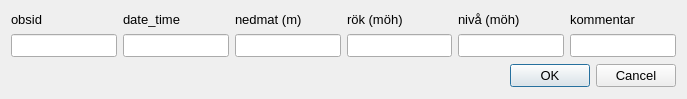
<?xml version="1.0" encoding="UTF-8"?>
<ui version="4.0">
 <class>TheDialog</class>
 <widget class="QDialog" name="the_dialog">
  <property name="windowModality">
   <enum>Qt::ApplicationModal</enum>
  </property>
  <property name="geometry">
   <rect>
    <x>0</x>
    <y>0</y>
    <width>687</width>
    <height>99</height>
   </rect>
  </property>
  <property name="sizePolicy">
   <sizepolicy hsizetype="Preferred" vsizetype="Preferred">
    <horstretch>0</horstretch>
    <verstretch>0</verstretch>
   </sizepolicy>
  </property>
  <property name="minimumSize">
   <size>
    <width>600</width>
    <height>0</height>
   </size>
  </property>
  <property name="maximumSize">
   <size>
    <width>16777215</width>
    <height>99</height>
   </size>
  </property>
  <property name="windowTitle">
   <string>Dialog</string>
  </property>
  <layout class="QGridLayout" name="grid_layout">
   <item row="0" column="0">
    <widget class="QLabel" name="label">
     <property name="sizePolicy">
      <sizepolicy hsizetype="Preferred" vsizetype="Fixed">
       <horstretch>0</horstretch>
       <verstretch>0</verstretch>
      </sizepolicy>
     </property>
     <property name="minimumSize">
      <size>
       <width>0</width>
       <height>0</height>
      </size>
     </property>
     <property name="maximumSize">
      <size>
       <width>70</width>
       <height>16777215</height>
      </size>
     </property>
     <property name="font">
      <font>
       <family>Arial</family>
       <pointsize>10</pointsize>
      </font>
     </property>
     <property name="text">
      <string>obsid</string>
     </property>
     <property name="alignment">
      <set>Qt::AlignLeading|Qt::AlignLeft|Qt::AlignVCenter</set>
     </property>
    </widget>
   </item>
   <item row="0" column="1">
    <widget class="QLabel" name="label_2">
     <property name="sizePolicy">
      <sizepolicy hsizetype="Preferred" vsizetype="Fixed">
       <horstretch>0</horstretch>
       <verstretch>0</verstretch>
      </sizepolicy>
     </property>
     <property name="minimumSize">
      <size>
       <width>0</width>
       <height>0</height>
      </size>
     </property>
     <property name="maximumSize">
      <size>
       <width>3000</width>
       <height>16777215</height>
      </size>
     </property>
     <property name="font">
      <font>
       <family>Arial</family>
       <pointsize>10</pointsize>
      </font>
     </property>
     <property name="text">
      <string>date_time</string>
     </property>
     <property name="alignment">
      <set>Qt::AlignLeading|Qt::AlignLeft|Qt::AlignVCenter</set>
     </property>
    </widget>
   </item>
   <item row="0" column="2">
    <widget class="QLabel" name="label_5">
     <property name="sizePolicy">
      <sizepolicy hsizetype="Preferred" vsizetype="Fixed">
       <horstretch>0</horstretch>
       <verstretch>0</verstretch>
      </sizepolicy>
     </property>
     <property name="minimumSize">
      <size>
       <width>0</width>
       <height>0</height>
      </size>
     </property>
     <property name="maximumSize">
      <size>
       <width>16777215</width>
       <height>16777215</height>
      </size>
     </property>
     <property name="font">
      <font>
       <family>Arial</family>
       <pointsize>10</pointsize>
      </font>
     </property>
     <property name="text">
      <string>nedmat (m)</string>
     </property>
     <property name="alignment">
      <set>Qt::AlignLeading|Qt::AlignLeft|Qt::AlignVCenter</set>
     </property>
    </widget>
   </item>
   <item row="0" column="3">
    <widget class="QLabel" name="label_7">
     <property name="sizePolicy">
      <sizepolicy hsizetype="Preferred" vsizetype="Fixed">
       <horstretch>0</horstretch>
       <verstretch>0</verstretch>
      </sizepolicy>
     </property>
     <property name="minimumSize">
      <size>
       <width>0</width>
       <height>0</height>
      </size>
     </property>
     <property name="maximumSize">
      <size>
       <width>100</width>
       <height>16777215</height>
      </size>
     </property>
     <property name="font">
      <font>
       <family>Arial</family>
       <pointsize>10</pointsize>
      </font>
     </property>
     <property name="text">
      <string>rök (möh)</string>
     </property>
     <property name="alignment">
      <set>Qt::AlignLeading|Qt::AlignLeft|Qt::AlignVCenter</set>
     </property>
    </widget>
   </item>
   <item row="0" column="4">
    <widget class="QLabel" name="label_9">
     <property name="sizePolicy">
      <sizepolicy hsizetype="Preferred" vsizetype="Fixed">
       <horstretch>0</horstretch>
       <verstretch>0</verstretch>
      </sizepolicy>
     </property>
     <property name="minimumSize">
      <size>
       <width>0</width>
       <height>0</height>
      </size>
     </property>
     <property name="maximumSize">
      <size>
       <width>100</width>
       <height>16777215</height>
      </size>
     </property>
     <property name="font">
      <font>
       <family>Arial</family>
       <pointsize>10</pointsize>
      </font>
     </property>
     <property name="text">
      <string>nivå (möh)</string>
     </property>
     <property name="alignment">
      <set>Qt::AlignLeading|Qt::AlignLeft|Qt::AlignVCenter</set>
     </property>
    </widget>
   </item>
   <item row="0" column="5">
    <widget class="QLabel" name="label_11">
     <property name="sizePolicy">
      <sizepolicy hsizetype="Preferred" vsizetype="Fixed">
       <horstretch>0</horstretch>
       <verstretch>0</verstretch>
      </sizepolicy>
     </property>
     <property name="minimumSize">
      <size>
       <width>0</width>
       <height>0</height>
      </size>
     </property>
     <property name="font">
      <font>
       <family>Arial</family>
       <pointsize>10</pointsize>
      </font>
     </property>
     <property name="text">
      <string>kommentar</string>
     </property>
     <property name="alignment">
      <set>Qt::AlignLeading|Qt::AlignLeft|Qt::AlignVCenter</set>
     </property>
    </widget>
   </item>
   <item row="1" column="0">
    <widget class="QLineEdit" name="obsid">
     <property name="sizePolicy">
      <sizepolicy hsizetype="Preferred" vsizetype="Fixed">
       <horstretch>0</horstretch>
       <verstretch>0</verstretch>
      </sizepolicy>
     </property>
     <property name="minimumSize">
      <size>
       <width>0</width>
       <height>0</height>
      </size>
     </property>
     <property name="font">
      <font>
       <family>Arial</family>
       <pointsize>10</pointsize>
      </font>
     </property>
     <property name="toolTip">
      <string>måste finnas i obs_points.obsid</string>
     </property>
    </widget>
   </item>
   <item row="1" column="1">
    <widget class="QLineEdit" name="date_time">
     <property name="sizePolicy">
      <sizepolicy hsizetype="Expanding" vsizetype="Fixed">
       <horstretch>0</horstretch>
       <verstretch>0</verstretch>
      </sizepolicy>
     </property>
     <property name="minimumSize">
      <size>
       <width>0</width>
       <height>0</height>
      </size>
     </property>
     <property name="maximumSize">
      <size>
       <width>16777215</width>
       <height>16777215</height>
      </size>
     </property>
     <property name="font">
      <font>
       <family>Arial</family>
       <pointsize>10</pointsize>
      </font>
     </property>
     <property name="toolTip">
      <string>åååå-mm-dd hh:mm(:ss) 
(ej tom el null)</string>
     </property>
    </widget>
   </item>
   <item row="1" column="2">
    <widget class="QLineEdit" name="meas">
     <property name="sizePolicy">
      <sizepolicy hsizetype="Preferred" vsizetype="Fixed">
       <horstretch>0</horstretch>
       <verstretch>0</verstretch>
      </sizepolicy>
     </property>
     <property name="minimumSize">
      <size>
       <width>0</width>
       <height>0</height>
      </size>
     </property>
     <property name="maximumSize">
      <size>
       <width>16777215</width>
       <height>16777215</height>
      </size>
     </property>
     <property name="font">
      <font>
       <family>Arial</family>
       <pointsize>10</pointsize>
      </font>
     </property>
     <property name="toolTip">
      <string>Avstånd fr rök (eller motsvarandde) t vy (m)</string>
     </property>
    </widget>
   </item>
   <item row="1" column="3">
    <widget class="QLineEdit" name="h_toc">
     <property name="sizePolicy">
      <sizepolicy hsizetype="Preferred" vsizetype="Fixed">
       <horstretch>0</horstretch>
       <verstretch>0</verstretch>
      </sizepolicy>
     </property>
     <property name="minimumSize">
      <size>
       <width>0</width>
       <height>0</height>
      </size>
     </property>
     <property name="maximumSize">
      <size>
       <width>16777215</width>
       <height>16777215</height>
      </size>
     </property>
     <property name="font">
      <font>
       <family>Arial</family>
       <pointsize>10</pointsize>
      </font>
     </property>
     <property name="toolTip">
      <string>&lt;!DOCTYPE HTML PUBLIC &quot;-//W3C//DTD HTML 4.0//EN&quot; &quot;http://www.w3.org/TR/REC-html40/strict.dtd&quot;&gt;
&lt;html&gt;&lt;head&gt;&lt;meta name=&quot;qrichtext&quot; content=&quot;1&quot; /&gt;&lt;style type=&quot;text/css&quot;&gt;
p, li { white-space: pre-wrap; }
&lt;/style&gt;&lt;/head&gt;&lt;body style=&quot; font-family:'MS Shell Dlg 2'; font-size:8.25pt; font-weight:400; font-style:normal;&quot;&gt;
&lt;p style=&quot; margin-top:0px; margin-bottom:0px; margin-left:0px; margin-right:0px; -qt-block-indent:0; text-indent:0px;&quot;&gt;&lt;span style=&quot; font-size:8pt;&quot;&gt;Mätpunktens (vanligen rök, dvs obs_points.h_toc) nivå &lt;/span&gt;&lt;/p&gt;
&lt;p style=&quot; margin-top:0px; margin-bottom:0px; margin-left:0px; margin-right:0px; -qt-block-indent:0; text-indent:0px;&quot;&gt;&lt;span style=&quot; font-size:8pt;&quot;&gt;vid mättillfället (möh i höjdsystem enl obs_points.h_syst)&lt;/span&gt;&lt;/p&gt;
&lt;p style=&quot;-qt-paragraph-type:empty; margin-top:0px; margin-bottom:0px; margin-left:0px; margin-right:0px; -qt-block-indent:0; text-indent:0px; font-size:8pt;&quot;&gt;&lt;/p&gt;
&lt;p style=&quot; margin-top:0px; margin-bottom:0px; margin-left:0px; margin-right:0px; -qt-block-indent:0; text-indent:0px;&quot;&gt;&lt;span style=&quot; font-size:8pt; font-weight:600;&quot;&gt;Notera!&lt;/span&gt;&lt;span style=&quot; font-size:8pt;&quot;&gt; &lt;/span&gt;&lt;/p&gt;
&lt;p style=&quot; margin-top:0px; margin-bottom:0px; margin-left:0px; margin-right:0px; -qt-block-indent:0; text-indent:0px;&quot;&gt;&lt;span style=&quot; font-size:8pt;&quot;&gt;Detta värde kan kopieras automatiskt från &amp;quot;rök&amp;quot; i tabellen obs_points.&lt;/span&gt;&lt;/p&gt;
&lt;p style=&quot; margin-top:0px; margin-bottom:0px; margin-left:0px; margin-right:0px; -qt-block-indent:0; text-indent:0px;&quot;&gt;&lt;span style=&quot; font-size:8pt;&quot;&gt;Efter att du matat in obsid, date_time och  nedmat, stäng denna dialog&lt;/span&gt;&lt;/p&gt;
&lt;p style=&quot; margin-top:0px; margin-bottom:0px; margin-left:0px; margin-right:0px; -qt-block-indent:0; text-indent:0px;&quot;&gt;&lt;span style=&quot; font-size:8pt;&quot;&gt;och välj: &lt;/span&gt;&lt;span style=&quot; font-size:8pt; font-style:italic;&quot;&gt;Midvatten - Edit Data - calculate w level...&lt;/span&gt;&lt;/p&gt;&lt;/body&gt;&lt;/html&gt;</string>
     </property>
    </widget>
   </item>
   <item row="1" column="4">
    <widget class="QLineEdit" name="level_masl">
     <property name="sizePolicy">
      <sizepolicy hsizetype="Preferred" vsizetype="Fixed">
       <horstretch>0</horstretch>
       <verstretch>0</verstretch>
      </sizepolicy>
     </property>
     <property name="minimumSize">
      <size>
       <width>0</width>
       <height>0</height>
      </size>
     </property>
     <property name="maximumSize">
      <size>
       <width>16777215</width>
       <height>16777215</height>
      </size>
     </property>
     <property name="font">
      <font>
       <family>Arial</family>
       <pointsize>10</pointsize>
      </font>
     </property>
     <property name="toolTip">
      <string>&lt;!DOCTYPE HTML PUBLIC &quot;-//W3C//DTD HTML 4.0//EN&quot; &quot;http://www.w3.org/TR/REC-html40/strict.dtd&quot;&gt;
&lt;html&gt;&lt;head&gt;&lt;meta name=&quot;qrichtext&quot; content=&quot;1&quot; /&gt;&lt;style type=&quot;text/css&quot;&gt;
p, li { white-space: pre-wrap; }
&lt;/style&gt;&lt;/head&gt;&lt;body style=&quot; font-family:'MS Shell Dlg 2'; font-size:8.25pt; font-weight:400; font-style:normal;&quot;&gt;
&lt;p style=&quot; margin-top:0px; margin-bottom:0px; margin-left:0px; margin-right:0px; -qt-block-indent:0; text-indent:0px;&quot;&gt;&lt;span style=&quot; font-size:8pt;&quot;&gt;Vattenytans nivå, möh (ej tom el null)&lt;/span&gt;&lt;/p&gt;
&lt;p style=&quot; margin-top:0px; margin-bottom:0px; margin-left:0px; margin-right:0px; -qt-block-indent:0; text-indent:0px;&quot;&gt;&lt;span style=&quot; font-size:8pt;&quot;&gt;i höjdsystem enl obs_points.h_syst&lt;/span&gt;&lt;/p&gt;
&lt;p style=&quot;-qt-paragraph-type:empty; margin-top:0px; margin-bottom:0px; margin-left:0px; margin-right:0px; -qt-block-indent:0; text-indent:0px; font-size:8pt;&quot;&gt;&lt;/p&gt;
&lt;p style=&quot; margin-top:0px; margin-bottom:0px; margin-left:0px; margin-right:0px; -qt-block-indent:0; text-indent:0px;&quot;&gt;&lt;span style=&quot; font-size:8pt; font-weight:600;&quot;&gt;Notera!&lt;/span&gt;&lt;span style=&quot; font-size:8pt;&quot;&gt; &lt;/span&gt;&lt;/p&gt;
&lt;p style=&quot; margin-top:0px; margin-bottom:0px; margin-left:0px; margin-right:0px; -qt-block-indent:0; text-indent:0px;&quot;&gt;&lt;span style=&quot; font-size:8pt;&quot;&gt;Detta värde kan beräknas automatiskt från &amp;quot;rök&amp;quot; i tabellen obs_points.&lt;/span&gt;&lt;/p&gt;
&lt;p style=&quot; margin-top:0px; margin-bottom:0px; margin-left:0px; margin-right:0px; -qt-block-indent:0; text-indent:0px;&quot;&gt;&lt;span style=&quot; font-size:8pt;&quot;&gt;Efter att du matat in obsid, date_time och  nedmat, stäng denna dialog&lt;/span&gt;&lt;/p&gt;
&lt;p style=&quot; margin-top:0px; margin-bottom:0px; margin-left:0px; margin-right:0px; -qt-block-indent:0; text-indent:0px;&quot;&gt;&lt;span style=&quot; font-size:8pt;&quot;&gt;och välj: &lt;/span&gt;&lt;span style=&quot; font-size:8pt; font-style:italic;&quot;&gt;Midvatten - Edit Data - calculate w level...&lt;/span&gt;&lt;/p&gt;&lt;/body&gt;&lt;/html&gt;</string>
     </property>
    </widget>
   </item>
   <item row="1" column="5">
    <widget class="QLineEdit" name="comment">
     <property name="sizePolicy">
      <sizepolicy hsizetype="Expanding" vsizetype="Fixed">
       <horstretch>0</horstretch>
       <verstretch>0</verstretch>
      </sizepolicy>
     </property>
     <property name="minimumSize">
      <size>
       <width>0</width>
       <height>0</height>
      </size>
     </property>
     <property name="font">
      <font>
       <family>Arial</family>
       <pointsize>10</pointsize>
      </font>
     </property>
    </widget>
   </item>
   <item row="2" column="4" colspan="2">
    <widget class="QDialogButtonBox" name="button_box">
     <property name="font">
      <font>
       <family>Arial</family>
       <pointsize>10</pointsize>
      </font>
     </property>
     <property name="orientation">
      <enum>Qt::Horizontal</enum>
     </property>
     <property name="standardButtons">
      <set>QDialogButtonBox::Cancel|QDialogButtonBox::Ok</set>
     </property>
    </widget>
   </item>
  </layout>
 </widget>
 <tabstops>
  <tabstop>obsid</tabstop>
  <tabstop>date_time</tabstop>
  <tabstop>meas</tabstop>
  <tabstop>h_toc</tabstop>
  <tabstop>level_masl</tabstop>
  <tabstop>comment</tabstop>
  <tabstop>buttonBox</tabstop>
 </tabstops>
 <resources/>
 <connections>
  <connection>
   <sender>button_box</sender>
   <signal>accepted()</signal>
   <receiver>the_dialog</receiver>
   <slot>accept()</slot>
   <hints>
    <hint type="sourcelabel">
     <x>248</x>
     <y>254</y>
    </hint>
    <hint type="destinationlabel">
     <x>157</x>
     <y>274</y>
    </hint>
   </hints>
  </connection>
  <connection>
   <sender>button_box</sender>
   <signal>rejected()</signal>
   <receiver>the_dialog</receiver>
   <slot>reject()</slot>
   <hints>
    <hint type="sourcelabel">
     <x>316</x>
     <y>260</y>
    </hint>
    <hint type="destinationlabel">
     <x>286</x>
     <y>274</y>
    </hint>
   </hints>
  </connection>
 </connections>
</ui>
